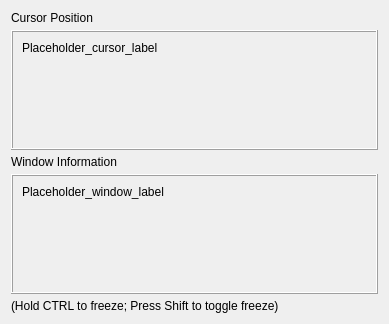
<?xml version="1.0" encoding="UTF-8"?>
<ui version="4.0">
 <class>Title</class>
 <widget class="QDialog" name="Title">
  <property name="geometry">
   <rect>
    <x>0</x>
    <y>0</y>
    <width>389</width>
    <height>322</height>
   </rect>
  </property>
  <property name="windowTitle">
   <string>wayland-peek</string>
  </property>
  <layout class="QGridLayout" name="gridLayout">
   <item row="0" column="0">
    <layout class="QVBoxLayout" name="verticalLayout">
     <property name="spacing">
      <number>5</number>
     </property>
     <property name="sizeConstraint">
      <enum>QLayout::SizeConstraint::SetMaximumSize</enum>
     </property>
     <item>
      <widget class="QLabel" name="CursorPos">
       <property name="sizePolicy">
        <sizepolicy hsizetype="Preferred" vsizetype="Fixed">
         <horstretch>0</horstretch>
         <verstretch>0</verstretch>
        </sizepolicy>
       </property>
       <property name="text">
        <string>Cursor Position</string>
       </property>
      </widget>
     </item>
     <item>
      <widget class="QFrame" name="CursorPosF">
       <property name="sizePolicy">
        <sizepolicy hsizetype="MinimumExpanding" vsizetype="Preferred">
         <horstretch>0</horstretch>
         <verstretch>0</verstretch>
        </sizepolicy>
       </property>
       <property name="minimumSize">
        <size>
         <width>300</width>
         <height>120</height>
        </size>
       </property>
       <property name="frameShape">
        <enum>QFrame::Shape::Box</enum>
       </property>
       <property name="frameShadow">
        <enum>QFrame::Shadow::Raised</enum>
       </property>
       <layout class="QGridLayout" name="gridLayout_2">
        <item row="0" column="0">
         <widget class="QLabel" name="CursorPositionLabel">
          <property name="sizePolicy">
           <sizepolicy hsizetype="MinimumExpanding" vsizetype="MinimumExpanding">
            <horstretch>0</horstretch>
            <verstretch>0</verstretch>
           </sizepolicy>
          </property>
          <property name="minimumSize">
           <size>
            <width>0</width>
            <height>0</height>
           </size>
          </property>
          <property name="cursor">
           <cursorShape>IBeamCursor</cursorShape>
          </property>
          <property name="mouseTracking">
           <bool>false</bool>
          </property>
          <property name="text">
           <string>Placeholder_cursor_label</string>
          </property>
          <property name="alignment">
           <set>Qt::AlignmentFlag::AlignLeading|Qt::AlignmentFlag::AlignLeft|Qt::AlignmentFlag::AlignTop</set>
          </property>
          <property name="wordWrap">
           <bool>true</bool>
          </property>
          <property name="margin">
           <number>0</number>
          </property>
          <property name="textInteractionFlags">
           <set>Qt::TextInteractionFlag::TextSelectableByKeyboard|Qt::TextInteractionFlag::TextSelectableByMouse</set>
          </property>
         </widget>
        </item>
       </layout>
      </widget>
     </item>
     <item>
      <widget class="QLabel" name="WindowInf">
       <property name="sizePolicy">
        <sizepolicy hsizetype="Fixed" vsizetype="Fixed">
         <horstretch>0</horstretch>
         <verstretch>0</verstretch>
        </sizepolicy>
       </property>
       <property name="text">
        <string>Window Information</string>
       </property>
      </widget>
     </item>
     <item>
      <widget class="QFrame" name="WindowInfoF">
       <property name="sizePolicy">
        <sizepolicy hsizetype="MinimumExpanding" vsizetype="Preferred">
         <horstretch>0</horstretch>
         <verstretch>0</verstretch>
        </sizepolicy>
       </property>
       <property name="minimumSize">
        <size>
         <width>300</width>
         <height>120</height>
        </size>
       </property>
       <property name="frameShape">
        <enum>QFrame::Shape::Box</enum>
       </property>
       <property name="frameShadow">
        <enum>QFrame::Shadow::Raised</enum>
       </property>
       <layout class="QGridLayout" name="gridLayout_3">
        <item row="0" column="0">
         <widget class="QLabel" name="WindowInfoLabel">
          <property name="sizePolicy">
           <sizepolicy hsizetype="MinimumExpanding" vsizetype="MinimumExpanding">
            <horstretch>0</horstretch>
            <verstretch>0</verstretch>
           </sizepolicy>
          </property>
          <property name="minimumSize">
           <size>
            <width>0</width>
            <height>0</height>
           </size>
          </property>
          <property name="cursor">
           <cursorShape>IBeamCursor</cursorShape>
          </property>
          <property name="mouseTracking">
           <bool>false</bool>
          </property>
          <property name="text">
           <string>Placeholder_window_label</string>
          </property>
          <property name="alignment">
           <set>Qt::AlignmentFlag::AlignLeading|Qt::AlignmentFlag::AlignLeft|Qt::AlignmentFlag::AlignTop</set>
          </property>
          <property name="wordWrap">
           <bool>true</bool>
          </property>
          <property name="margin">
           <number>0</number>
          </property>
          <property name="textInteractionFlags">
           <set>Qt::TextInteractionFlag::TextSelectableByKeyboard|Qt::TextInteractionFlag::TextSelectableByMouse</set>
          </property>
         </widget>
        </item>
       </layout>
      </widget>
     </item>
     <item>
      <widget class="QLabel" name="Hotkeys">
       <property name="sizePolicy">
        <sizepolicy hsizetype="Fixed" vsizetype="Fixed">
         <horstretch>0</horstretch>
         <verstretch>0</verstretch>
        </sizepolicy>
       </property>
       <property name="text">
        <string>(Hold CTRL to freeze; Press Shift to toggle freeze)</string>
       </property>
      </widget>
     </item>
    </layout>
   </item>
  </layout>
 </widget>
 <resources/>
 <connections/>
</ui>
